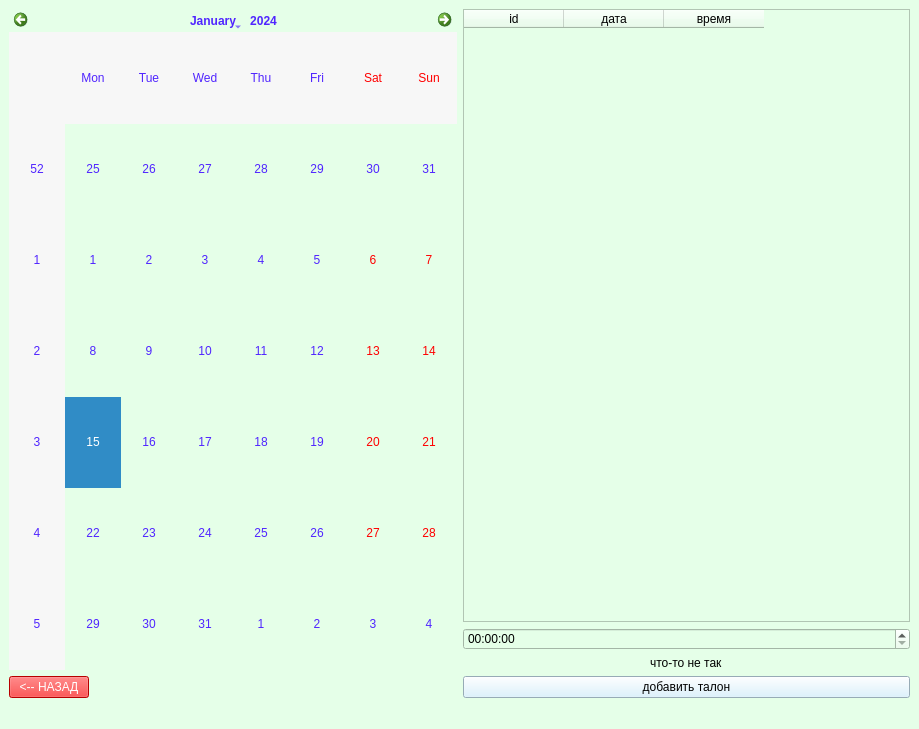
<?xml version="1.0" encoding="UTF-8"?>
<ui version="4.0">
 <class>MainWindow</class>
 <widget class="QMainWindow" name="MainWindow">
  <property name="geometry">
   <rect>
    <x>0</x>
    <y>0</y>
    <width>919</width>
    <height>729</height>
   </rect>
  </property>
  <property name="windowTitle">
   <string>MainWindow</string>
  </property>
  <property name="styleSheet">
   <string notr="true">background-color: rgb(229, 255, 232);</string>
  </property>
  <widget class="QWidget" name="centralwidget">
   <layout class="QHBoxLayout" name="horizontalLayout">
    <item>
     <layout class="QVBoxLayout" name="verticalLayout_2">
      <item>
       <widget class="QCalendarWidget" name="calendarWidget">
        <property name="styleSheet">
         <string notr="true">color: rgb(80, 37, 255);</string>
        </property>
       </widget>
      </item>
      <item alignment="Qt::AlignLeft">
       <widget class="QPushButton" name="pushButton_2">
        <property name="styleSheet">
         <string notr="true">background-color: rgb(255, 0, 0);
color: rgb(255, 255, 255);</string>
        </property>
        <property name="text">
         <string>&lt;-- НАЗАД</string>
        </property>
       </widget>
      </item>
     </layout>
    </item>
    <item>
     <layout class="QVBoxLayout" name="verticalLayout">
      <item>
       <widget class="QTableWidget" name="tableWidget">
        <column>
         <property name="text">
          <string>id</string>
         </property>
        </column>
        <column>
         <property name="text">
          <string>дата</string>
         </property>
        </column>
        <column>
         <property name="text">
          <string>время</string>
         </property>
        </column>
       </widget>
      </item>
      <item>
       <widget class="QTimeEdit" name="timeEdit"/>
      </item>
      <item alignment="Qt::AlignHCenter">
       <widget class="QLabel" name="label">
        <property name="text">
         <string>что-то не так</string>
        </property>
       </widget>
      </item>
      <item>
       <widget class="QPushButton" name="pushButton">
        <property name="styleSheet">
         <string notr="true">QPushButton{
	background-color: rgb(212, 240, 255);
	font: 12pt &quot;MS Shell Dlg 2&quot;;
}
QPushButton:hover{
	background-color: rgb(85, 255, 255);
}</string>
        </property>
        <property name="text">
         <string>добавить талон</string>
        </property>
       </widget>
      </item>
     </layout>
    </item>
   </layout>
  </widget>
  <widget class="QMenuBar" name="menubar">
   <property name="geometry">
    <rect>
     <x>0</x>
     <y>0</y>
     <width>919</width>
     <height>26</height>
    </rect>
   </property>
  </widget>
  <widget class="QStatusBar" name="statusbar"/>
 </widget>
 <resources/>
 <connections/>
</ui>
